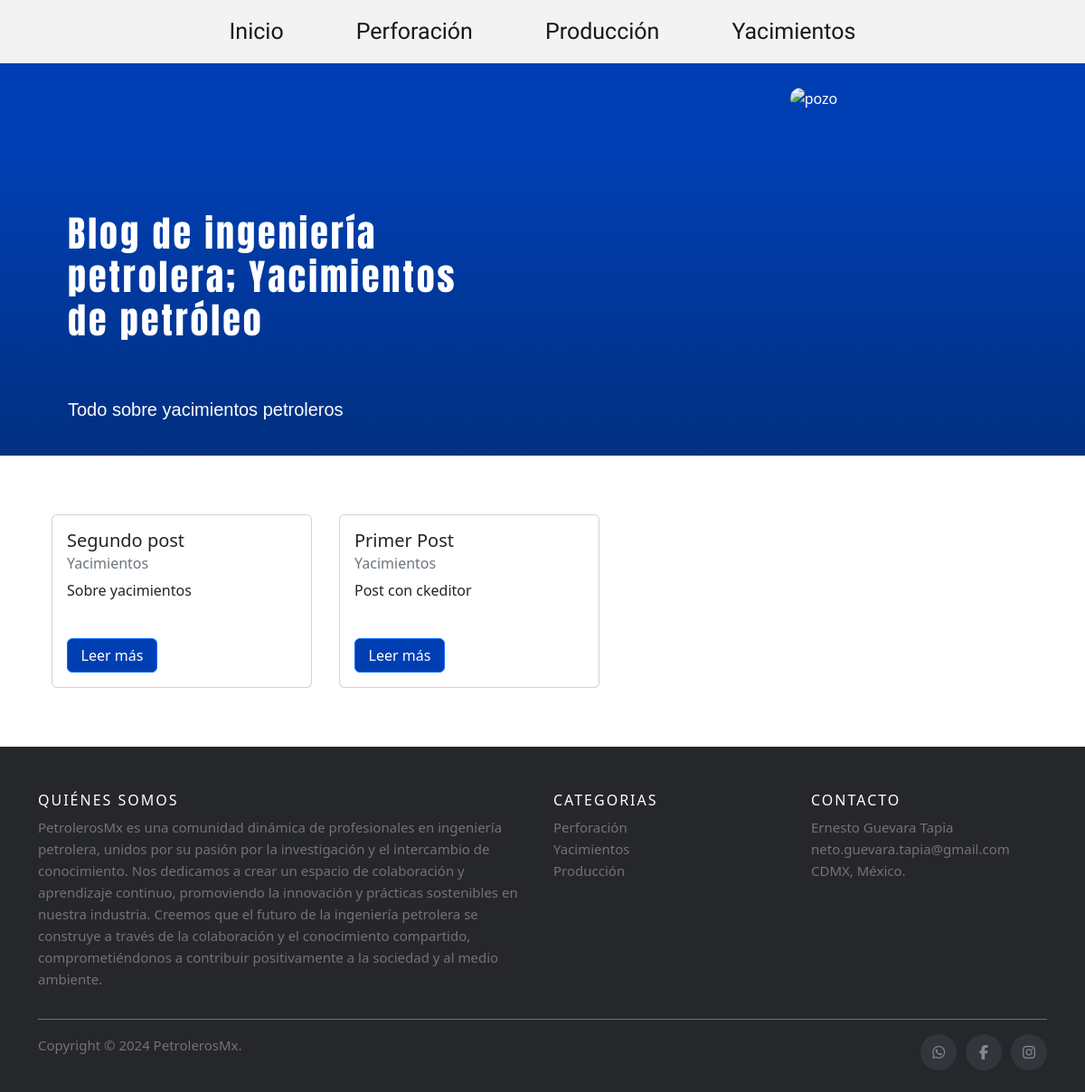
The app's page /yacimientos with its own data.
### blog/models.py (models this page shows, shortened)
class Post(models.Model):
    titulo = models.CharField('Titulo', max_length = 90, null = False, blank = False)
    slug = models.SlugField('Slug', unique = True, null = True, blank = True)
    descripcion = models.CharField('Descripción', max_length = 110, null = False, blank = False)
    contenido = RichTextField('Contenido', null = False, blank = False)
    imagen = models.ImageField('Imagen', null = True, blank = True)
    autor = models.ForeignKey(Autor, on_delete = models.CASCADE)
    categoria = models.ForeignKey(Categoria, on_delete = models.CASCADE)
    estado = models.BooleanField('Publicado/No publicado', default = True)
    fecha_creacion = models.DateField('Fecha de creación', auto_now = False, auto_now_add = True)
    class Meta:
        verbose_name = 'Post'
        verbose_name_plural = 'Posts'
        ordering = ['-fecha_creacion']

class Categoria(models.Model):
    nombre = models.CharField('Nombre de la Categoría', max_length = 100, null = True, blank = False)
    descripcion = models.CharField('Meta descripción', max_length = 160, null= True, blank= True)
    estado = models.BooleanField('Activada/No activada', default = True)
    fecha_creacion = models.DateField('Fecha de creación', auto_now = False, auto_now_add = True)
    class Meta:
        verbose_name = 'Categoría'
        verbose_name_plural = 'Categorias'
    def __str__(self):
        return self.nombre

### blog/views.py (the view)
# urls.py: path('yacimientos', YacimientosView.as_view(), name='yacimientos'),
class YacimientosView(ListView):
    model = Post
    template_name = 'yacimientos.html'
    context_object_name = 'post_aprobados'
    def get_queryset(self):
        categoria_ = Categoria.objects.get(nombre = 'yacimientos')
        post_aprobados = Post.objects.filter(estado = True, categoria = categoria_)
        return post_aprobados

### blog/templates/yacimientos.html (shortened to what this page needs)
{% extends 'index.html' %}
{% block encabezado %}
Blog de ingeniería petrolera; Yacimientos de petróleo
{% endblock %}
{% block subencabezado %}
    Todo sobre yacimientos petroleros
{% endblock %}

### blog/templates/index.html (shortened to what this page needs)
<!DOCTYPE html>
<html lang="es">
<head>
    <link href="https://cdn.jsdelivr.net/npm/bootstrap@5.2.3/dist/css/bootstrap.min.css" rel="stylesheet"
>
    <link rel="stylesheet" href="/static/css/footer.css">
</head>
<body>
    <header class="fixed-nav">
        <nav class="navbar navbar-expand-lg">
            <div class="container-fluid">
                <div class="collapse navbar-collapse" id="navbarSupportedContent">
                    <ul class="navbar-nav mx-auto mb-2 mb-lg-0">
                        <li class="nav-item"><a class="nav-link active" aria-current="page" href="{% url 'index'%}">Inicio</a></li>
                        <li class="nav-item"><a class="nav-link active" aria-current="page" href="{% url 'perforacion' %}">Perforación</a></li>
                        <li class="nav-item"><a class="nav-link active" aria-current="page" href="{% url 'produccion' %}">Producción</a></li>
                        <li class="nav-item"><a class="nav-link active" aria-current="page" href="{% url 'yacimientos' %}">Yacimientos</a></li>
                    </ul>
                </div>
            </div>
        </nav>
    </header>
    <main class="main">
        <div class="description">
            <div class="cubo">
                <figure class="cubo-img">
                </figure>
                <h1>{% block encabezado %}Blog de ingeniería petrolera, simple y confiable {% endblock %}</h1>
                <p>{% block subencabezado %}Descubre nuestras últimas noticias, proyectos y temas, así como todo lo relacionado con la industría del petróleo y el gas. {% endblock %}</p>
            </div>
        </div>
        <div class="content-img">
            <figure class="landing-page-img">
                <img src="https://res.cloudinary.com/dea8mmw8j/image/upload/v1672275514/Petroleros%20mx/pozo_f7i8rw.jpg"
                    alt="pozo">
            </figure>
        </div>
    </main>
    <section class="articles">
        <div class="container">
            {% if post_aprobados %}
            {% for post in post_aprobados%}
            <div class="card" style="width: 18rem; height: 12rem; display: flex; flex-direction: column;">
                <div class="card-body d-flex flex-column" style="height: 100%;">
                    <div style="flex: 1;">
                        <h5 class="card-title">{{post.titulo}}</h5>
                        <h6 class="card-subtitle mb-2 text-muted" style="text-transform: capitalize;">{{post.categoria}}</h6>
                        <p class="card-text" style="display: -webkit-box; -webkit-box-orient: vertical; -webkit-line-clamp: 2; overflow: hidden;">
                            {{post.descripcion}}
                        </p>
                    </div>
                    <a href="{% url 'post' post.categoria post.slug %}" class="btn btn-primary mt-auto" style="width: 100px;">Leer más</a>
                </div>
            </div>
            {% endfor %}
            {% else %}
            <h5>No hay posts</h5>
            {% endif %}
        </div>
    </section>
    <footer class="site-footer">
        <div class="container">
            <div class="row">
                <div class="col-sm-12 col-md-6">
                    <h6>Quiénes somos</h6>
                    <p class="text-justify">
                        PetrolerosMx es una comunidad dinámica de profesionales en ingeniería petrolera, unidos por su pasión por la investigación y el intercambio de conocimiento. Nos dedicamos a crear un espacio de colaboración y aprendizaje continuo, promoviendo la innovación y prácticas sostenibles en nuestra industria. Creemos que el futuro de la ingeniería petrolera se construye a través de la colaboración y el conocimiento compartido, comprometiéndonos a contribuir positivamente a la sociedad y al medio ambiente.
                    </p>
                </div>
                <div class="col-xs-6 col-md-3">
                    <h6>Categorias</h6>
                    <ul class="footer-links">
                        <li><a href="">Perforación</a></li>
                        <li><a href="">Yacimientos</a></li>
                        <li><a href="">Producción</a></li>
                    </ul>
                </div>
                <div class="col-xs-6 col-md-3">
                    <h6>Contacto</h6>
                    <ul class="footer-links">
                        <li><a href="http://scanfcode.com/about/">Ernesto Guevara Tapia</a></li>
                        <li><a href="http://scanfcode.com/contact/">neto.guevara.tapia@gmail.com</a></li>
                        <li><a href="http://scanfcode.com/contribute-at-scanfcode/">CDMX, México.</a></li>
                    </ul>
                </div>
            </div>
            <hr>
        </div>
        <div class="container">
            <div class="row">
                <div class="col-md-8 col-sm-6 col-xs-12">
                    <p class="copyright-text">Copyright &copy; 2024
                        <a href="#">PetrolerosMx</a>.
                    </p>
                </div>
                <div class="col-md-4 col-sm-6 col-xs-12">
                    <ul class="social-icons">
                        <li><a class="whatsApp" href="#"><i class="fa fa-whatsapp"></i></a></li>
                        <li><a class="facebook" href="#"><i class="fa fa-facebook"></i></a></li>
                        <li><a class="instagram" href="#"><i class="fa fa-instagram"></i></a></li>
                    </ul>
                </div>
            </div>
        </div>
    </footer>
</body>
</html>

### blog/static/css/footer.css (style rules this page uses)
:root { --first_color: #001c4c; --second_color: #003fb3; --third_color: #004fff; --fourth_color: #6bd8ff; --contraste_color: #ff0000; --h1: 'Anton', sans-serif; --p: 'Quicksand', sans-serif; --ul: 'Oswald', sans-serif; }
* { padding: 0px; margin: 0px; }
body { display: flex; flex-direction: column; min-height: 100vh; }
a { color: black; text-decoration: none; }
.fixed-nav { width: 100%; height: 70px; }
.navbar { width: 100%; height: 70px; background-color: #F3F3F3; font-family: var(--ul); font-size: 25px; position: fixed; z-index: 1000; }
.nav-item { margin: 0 2rem; }
.main { display: flex; width: 100%; background: rgb(1,48,129); background: linear-gradient(0deg, rgba(1,48,129,1) 1%, rgba(0,63,179,1) 76%); color: white; overflow: hidden; }
.description { width: 50%; }
.cubo { width: 75%; margin: 0 auto; padding: 20px 0; }
.cubo h1 { font-family: var(--h1); margin: 60px 0px; letter-spacing: 3px; }
.cubo p { font-family: var(--p); font-size: 20px; }
.content-img { width: 50%; }
.cubo-img { text-align: center; margin-top: 60px; }
.landing-page-img { text-align: center; padding: 25px 0; }
.landing-page-img img { width: 550px; height: 600px; border-radius: 15px; }
.articles { width: 100%; padding: 50px 0; }
.articles > .container { display: flex; flex-wrap: wrap; align-items: center; }
.card { display: flex; margin: 15px; }
.btn { background-color: var(--second_color); }
.site-footer { background-color:#26272b; padding:45px 0 20px; font-size:15px; line-height:24px; color:#737373; }
.site-footer hr { border-top-color:#bbb; opacity:0.5 }
.site-footer h6 { color:#fff; font-size:16px; text-transform:uppercase; margin-top:5px; letter-spacing:2px }
.site-footer a { color:#737373; }
.footer-links { padding-left:0; list-style:none }
.footer-links li { display:block }
.footer-links a { color:#737373 }
.site-footer .social-icons { text-align:right }
.site-footer .social-icons a { width:40px; height:40px; line-height:40px; margin-left:6px; margin-right:0; border-radius:100%; background-color:#33353d }
.copyright-text { margin:0 }
.social-icons { padding-left:0; margin-bottom:0; list-style:none }
.social-icons li { display:inline-block; margin-bottom:4px }
.social-icons a { background-color:#eceeef; color:#818a91; font-size:16px; display:inline-block; line-height:44px; width:44px; height:44px; text-align:center; margin-right:8px; border-radius:100%; -webkit-transition:all .2s linear; -o-transition:all .2s linear; transition:all .2s linear }
@media (min-width: 1200px) { .cubo h1 { font-size: 2.5em; } }

### records on screen
Post: titulo "Segundo post", categoria "Yacimientos", descripcion "Sobre yacimientos"
Post: titulo "Primer Post", categoria "Yacimientos", descripcion "Post con ckeditor"
